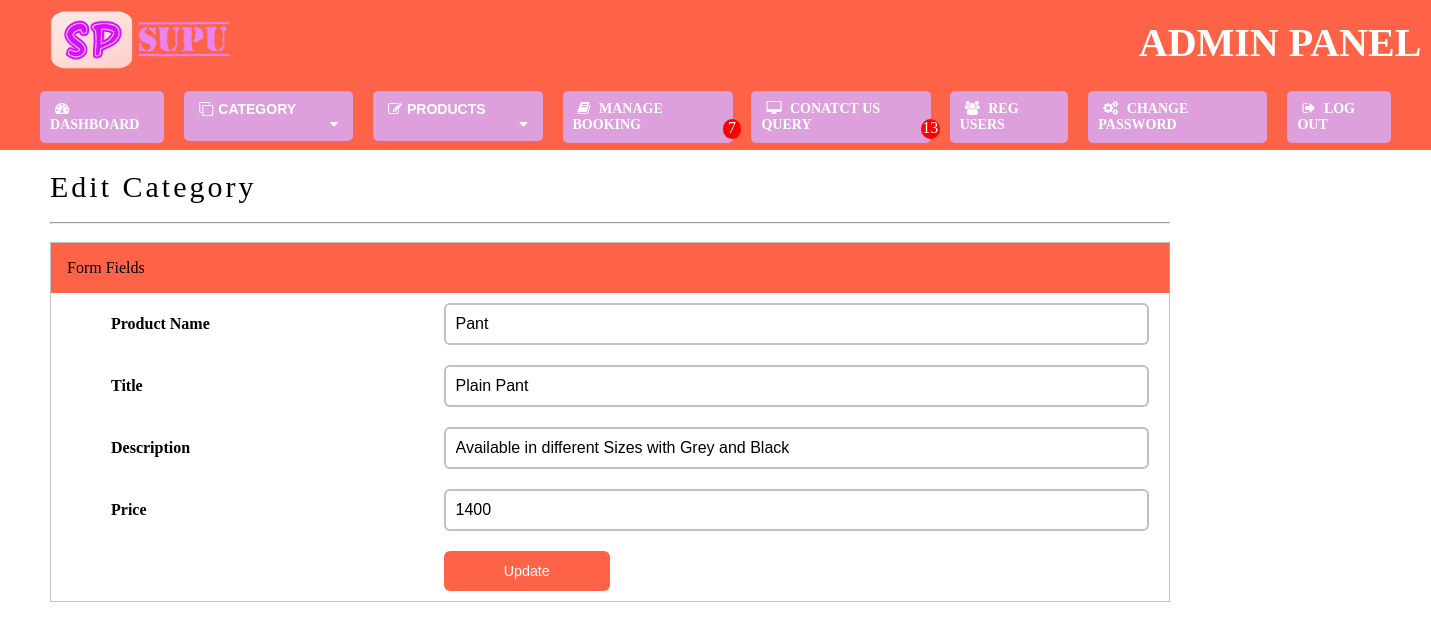
The app's page /admin/editproduct.php?productid=60&category=mensware with its own data.
### tables this page shows
CREATE TABLE `tbl_products` (
  `productid` int(11) NOT NULL,
  `category` varchar(40) NOT NULL,
  `productname` varchar(100) NOT NULL,
  `title` varchar(60) NOT NULL,
  `description` varchar(1000) NOT NULL,
  `price` float NOT NULL,
  `img1` varchar(50) DEFAULT NULL
);

### admin/editproduct.php (the view, shortened to what this page needs)
<?php
include "includes/conn.php";
if(isset($_GET['productid']) && isset($_GET['category']))
{
    $productid = $_GET['productid'];
    $category = $_GET['category'];
    if($category == "mensware")
        $sql = "SELECT * FROM tbl_products WHERE productid = '$productid'";
    else if($category == "womensware")
        $sql = "SELECT * FROM tbl_products WHERE productid = '$productid'";
    else
        $sql = "SELECT * FROM tbl_products WHERE productid = '$productid'";
        $result = mysqli_query($conn,$sql);
    if(mysqli_num_rows($result)>0)
    {
        $row = mysqli_fetch_assoc($result);
    }
    else{
        echo "<script>
                alert('Category found');
                window.location='manageproducts.php';
            </script>";
    }
}
else
{
    header('location:managecategory.php');
}
?>
<!DOCTYPE html>
<head>
<link rel="stylesheet" href="css/form.css">
    <link rel="stylesheet" href="https://cdnjs.cloudflare.com/ajax/libs/font-awesome/5.15.3/css/all.min.css">
</head>
<body>
<?php
    include 'includes/header.php';
?>
<div class="container">
    <div class="title">Edit Category</div><br><hr><br>
        <div class="form-container">
            <form method="POST" action="#">
                <table>
                    <tr><td colspan="3" style="background-color: tomato; padding:16px;">Form Fields</td></tr>
                    <tr>
                        <div class="input-box">
                            <td><label>Product Name</label></td>
                            <td colspan="2"><input type="text" class="abc" name="productname"  id="productname" value="<?php if(isset($productname)){ echo $productname;} else { echo $row['productname'];}?>"></td>
                        </div>
                    </tr>
                    <tr>
                        <div class="input-box">
                            <td><label>Title</label></td>
                            <td colspan="2"><input type="text" class="abc" name="title"  id="title" value="<?php if(isset($title)){ echo $title;} else { echo $row['title'];}?>"></td>
                        </div>
                    </tr>
                    <tr>
                        <div class="input-box">
                            <td><label>Description</label></td>
                            <td colspan="2"><input type="text" class="abc" name="description"  id="description" value="<?php if(isset($description)){ echo $description;} else { echo $row['description'];}?>"></td>
                        </div>
                    </tr>
                    <tr>
                        <div class="input-box">
                            <td><label>Price</label></td>
                            <td colspan="2"><input type="text" class="abc" name="price"  id="price" value="<?php if(isset($price)){ echo $price;} else { echo $row['price'];}?>"></td>
                        </div>
                    </tr>
                    <tr>
                        <td></td>
                        <td><input type="submit" value="Update" name="submit" class="button"></td>
                    </tr>
                </table>
            </form>
        </div>
    </div>
</body>
</html>

### admin/css/form.css (style rules this page uses)
* { box-sizing: border-box; margin: 0; padding: 0; }
hr { width: 1120px; }
.container { margin-left: 50px; padding-top: 20px; margin-bottom: 30px; }
.title { letter-spacing: 3px; font-size: 30px; }
table { table-layout: fixed; width: 70em; padding: 20px 50px; background: #fff; border: 1px solid rgba(177, 174, 174, 0.773); border-collapse: collapse; }
.abc { padding: 10px; width: 100%; box-sizing: border-box; border-radius: 6px; font-size: 16px; border: 2px solid rgba(177, 174, 174, 0.773); }
td { padding: 10px 20px; }
label { padding-left: 40px; font-weight: bold; }
.button { width: 50%; padding: 0.75rem 3.6rem; background-color: tomato; color: #fff; font-size: 1vw; border: none; outline: none; cursor: pointer; transition: .3s; text-decoration: none; border-radius: 6px; }

### admin/css/header.css (style rules this page uses)
* { margin: 0; padding: 0; box-sizing: border-box; }

### records on screen
tbl_products: productname "Pant", title "Plain Pant", description "Available in different Sizes with Grey and Black", price "1400"

### other values on screen
$data['total'] "7"
$data['total'] "13"
